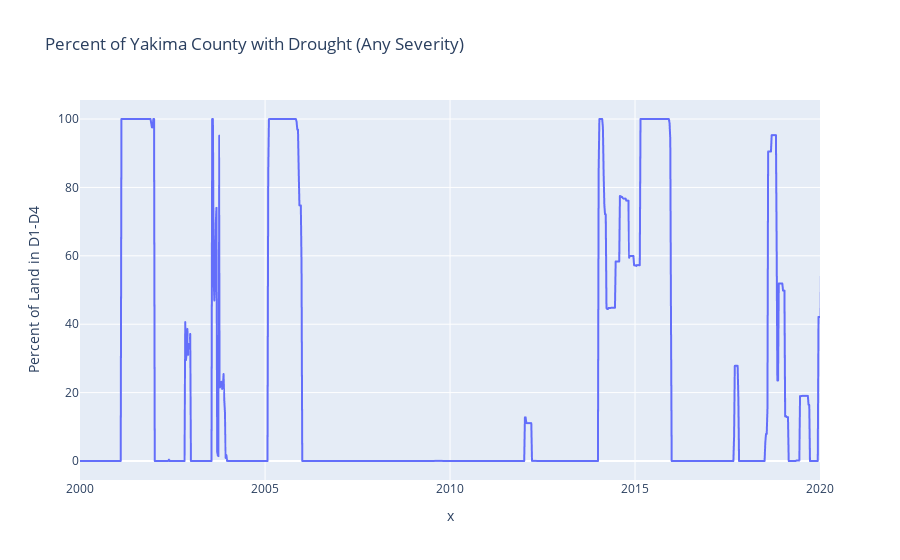

The notebook cell this image was saved under:
### Code cell
fig = plot_any_drought(yakima_drought)
fig.show()

### Figure 1 — Plotly figure (JSON) as saved in the notebook; plotly's stock layout.template omitted (floating-point values rounded to 4 significant figures; data arrays with more than 128 entries replaced by an {"elided": "..."} marker saying what was removed)
{"data": [{"hovertemplate": "x=%{x}<br>Percent of Land in D1-D4=%{y}<extra></extra>", "legendgroup": "", "line": {"color": "#636efa", "dash": "solid"}, "mode": "lines", "name": "", "showlegend": false, "type": "scattergl", "x": {"elided": "1057 str values"}, "xaxis": "x", "y": {"elided": "1057 float values"}, "yaxis": "y"}], "layout": {"autosize": true, "legend": {"tracegroupgap": 0}, "title": {"text": "Percent of Yakima County with Drought (Any Severity)"}, "xaxis": {"anchor": "y", "domain": [0, 1], "range": ["2000-01-01", "2020-01-01"], "title": {"text": "x"}, "type": "date"}, "yaxis": {"anchor": "x", "autorange": true, "domain": [0, 1], "range": [-5.556, 105.6], "title": {"text": "Percent of Land in D1-D4"}, "type": "linear"}}}
